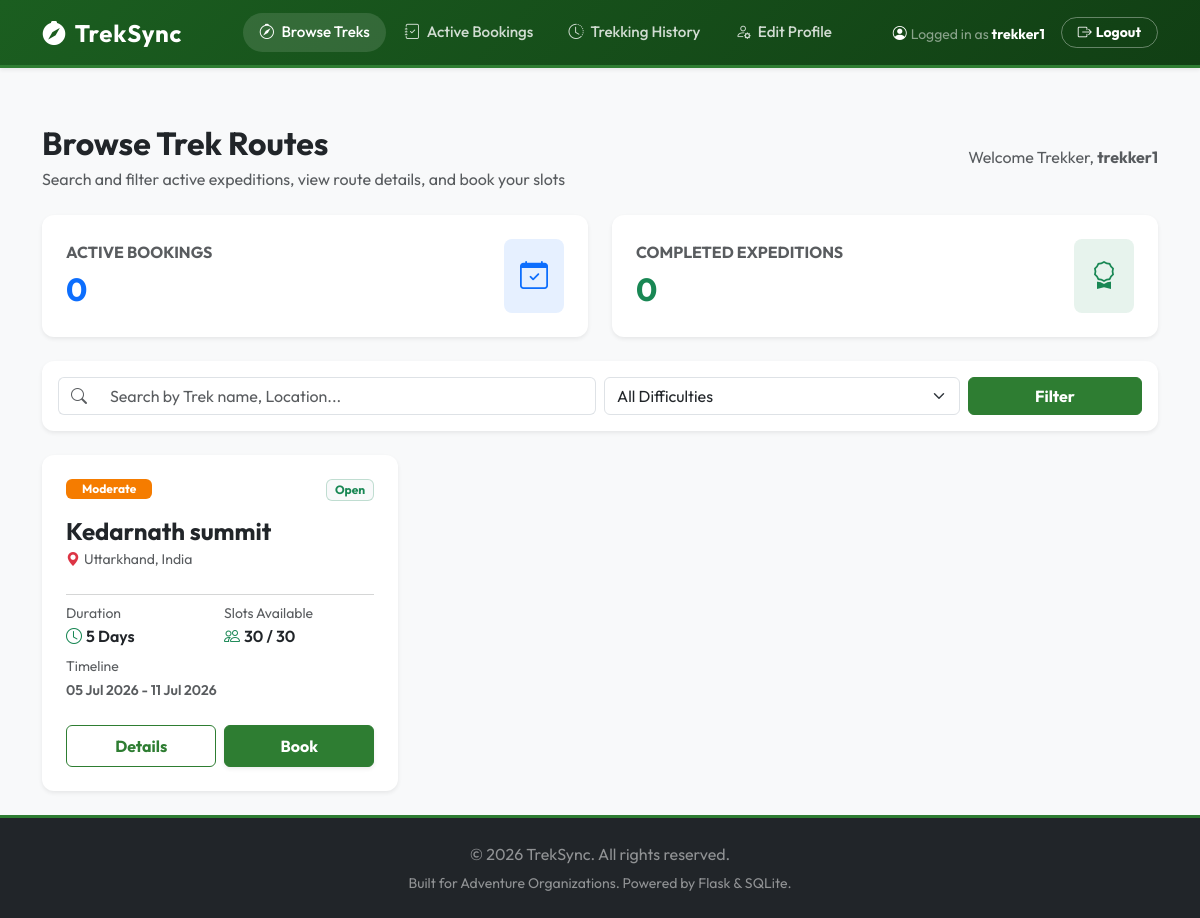
The app's page /trekker/dashboard (signed in), older data.
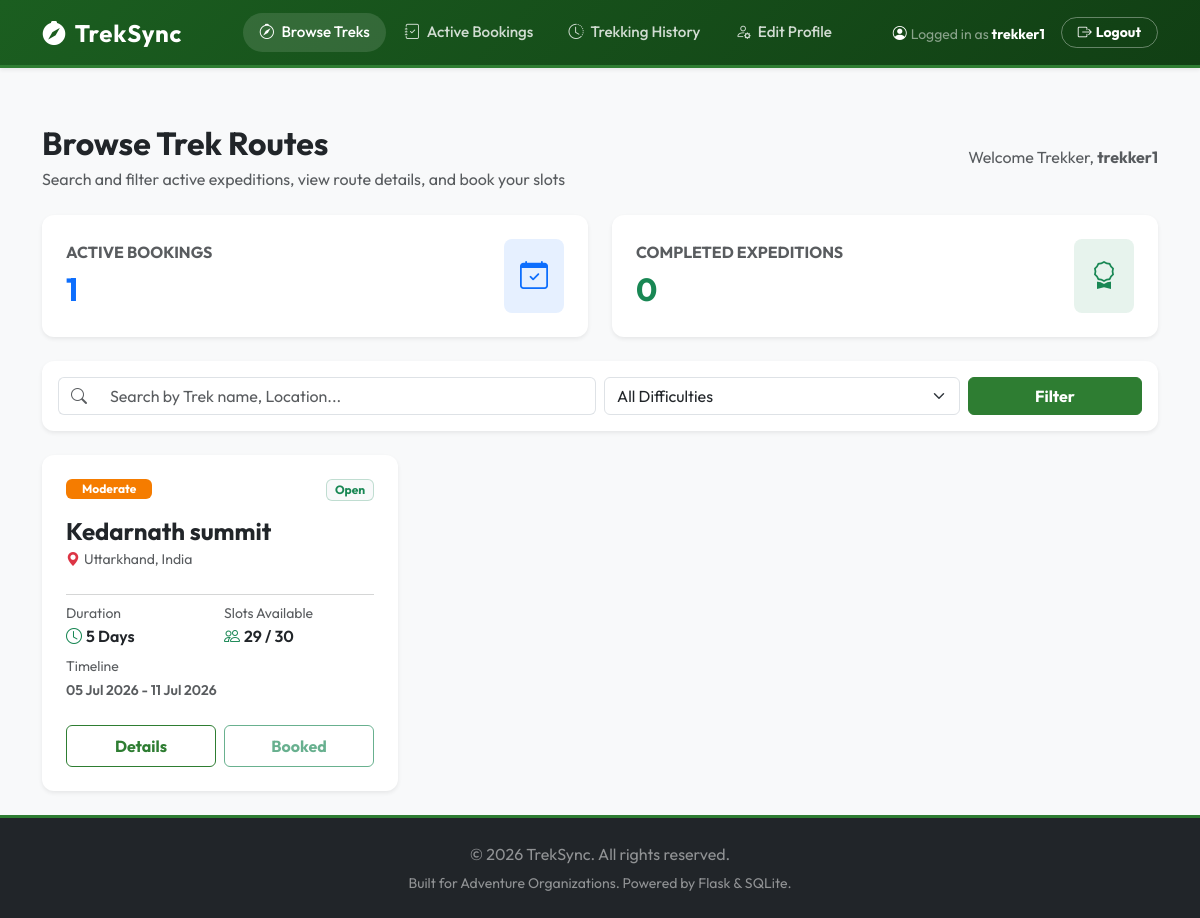
The same page, newer data.
### models.py (models this page shows, shortened)
class Trek(db.Model):
    __tablename__ = 'trek'
    id = db.Column(db.Integer, primary_key=True)
    name = db.Column(db.String(100), nullable=False)
    location = db.Column(db.String(100), nullable=False)
    difficulty = db.Column(db.String(20), nullable=False)  # 'Easy', 'Moderate', 'Hard'
    duration = db.Column(db.Integer, nullable=False)  # in days
    max_slots = db.Column(db.Integer, nullable=False)
    available_slots = db.Column(db.Integer, nullable=False)
    staff_id = db.Column(db.Integer, db.ForeignKey('user.id'), nullable=True)  # Assigned staff
    status = db.Column(db.String(20), default='Pending')  # 'Pending', 'Approved', 'Open', 'Closed', 'Completed'
    start_date = db.Column(db.Date, nullable=False)
    end_date = db.Column(db.Date, nullable=False)
    staff = db.relationship('User', back_populates='assigned_treks', foreign_keys=[staff_id])
    bookings = db.relationship('Booking', back_populates='trek', cascade="all, delete-orphan")

### app.py (the view)
@app.route('/trekker/dashboard')
@login_required
def trekker_dashboard():
    if current_user.role != 'trekker':
        flash('Access denied. Trekker role required.', 'error')
        return redirect(url_for('home'))
    search_query = request.args.get('q', '').strip()
    filter_difficulty = request.args.get('difficulty', '').strip()
    trek_query = Trek.query.filter_by(status='Open')
    if search_query:
        trek_query = trek_query.filter((Trek.name.like(f"%{search_query}%")) | (Trek.location.like(f"%{search_query}%")))
    if filter_difficulty:
        trek_query = trek_query.filter(Trek.difficulty == filter_difficulty)
    treks = trek_query.all()
    active_bookings_count = Booking.query.filter_by(user_id=current_user.id, status='Booked').count()
    completed_bookings_count = Booking.query.filter_by(user_id=current_user.id, status='Completed').count()
    booked_trek_ids = [b.trek_id for b in Booking.query.filter_by(user_id=current_user.id, status='Booked').all()]
    return render_template(
        'trekker/dashboard.html',
        treks=treks,
        active_bookings_count=active_bookings_count,
        completed_bookings_count=completed_bookings_count,
        booked_trek_ids=booked_trek_ids,
        search_query=search_query,
        filter_difficulty=filter_difficulty
    )

### app.py (called while the page is built)
@login_manager.user_loader
def load_user(user_id):
    return User.query.get(int(user_id))

### templates/trekker/dashboard.html (shortened to what the changed rows need)
{% extends "base.html" %}
{% block content %}
<div class="container">
    <div class="d-flex flex-column flex-md-row justify-content-between align-items-md-center gap-3 mb-4">
        <div>
            <h1 class="h2 fw-bold mb-1">Browse Trek Routes</h1>
        </div>
    </div>
    <div class="row g-4 mb-4">
        <div class="col-md-6">
            <div class="card stat-card bookings border-0 bg-white shadow-sm p-4">
                <div class="d-flex align-items-center justify-content-between">
                    <div>
                        <h6 class="text-muted text-uppercase mb-2 font-size-xs fw-bold">Active Bookings</h6>
                        <h2 class="fw-bold mb-0 text-primary">{{ active_bookings_count }}</h2>
                    </div>
                </div>
            </div>
        </div>
        <div class="col-md-6">
            <div class="card stat-card treks border-0 bg-white shadow-sm p-4">
                <div class="d-flex align-items-center justify-content-between">
                    <div>
                        <h2 class="fw-bold mb-0 text-success">{{ completed_bookings_count }}</h2>
                    </div>
                </div>
            </div>
        </div>
    </div>
    <div class="row g-4">
        {% if treks %}
            {% for trek in treks %}
                <div class="col-lg-4 col-md-6">
                    <div class="card h-100 border-0 shadow-sm bg-white">
                        <div class="card-body p-4 d-flex flex-column h-100">
                            <div class="d-flex justify-content-between align-items-start mb-3">
                                <span class="badge {% if trek.difficulty == 'Easy' %}badge-easy{% elif trek.difficulty == 'Moderate' %}badge-moderate{% else %}badge-hard{% endif %} py-1.5 px-3">
                                    {{ trek.difficulty }}
                                </span>
                                <span class="badge bg-light text-success border border-success border-opacity-25 py-1 px-2.5">
                                    {{ trek.status }}
                                </span>
                            </div>
                            <h4 class="card-title fw-bold mb-1">
                                <a href="{{ url_for('trekker_trek_detail', trek_id=trek.id) }}" class="text-dark text-decoration-none hover-link">
                                    {{ trek.name }}
                                </a>
                            </h4>
                            <p class="text-muted small mb-3"><i class="bi bi-geo-alt-fill text-danger me-1"></i>{{ trek.location }}</p>
                            <hr class="my-2 text-muted">
                            <div class="row g-2 mb-4">
                                <div class="col-6">
                                    <small class="text-muted d-block">Duration</small>
                                    <span class="fw-semibold text-dark"><i class="bi bi-clock me-1 text-success"></i>{{ trek.duration }} Days</span>
                                </div>
                                <div class="col-6">
                                    <small class="text-muted d-block">Slots Available</small>
                                    <span class="fw-semibold text-dark"><i class="bi bi-people me-1 text-success"></i>{{ trek.available_slots }} / {{ trek.max_slots }}</span>
                                </div>
                                <div class="col-12 mt-2">
                                    <small class="text-muted d-block">Timeline</small>
                                    <small class="fw-semibold text-muted">
                                        {{ trek.start_date.strftime('%d %b %Y') }} - {{ trek.end_date.strftime('%d %b %Y') }}
                                    </small>
                                </div>
                            </div>
                            <div class="mt-auto d-flex gap-2">
                                <a href="{{ url_for('trekker_trek_detail', trek_id=trek.id) }}" class="btn btn-outline-success w-50 py-2 fw-bold">
                                    Details
                                </a>
                                {% set is_already_booked = trek.id in booked_trek_ids %}
                                {% if trek.available_slots <= 0 %}
                                    <button class="btn btn-secondary w-50 py-2 fw-bold" disabled>
                                        Sold Out
                                    </button>
                                {% elif is_already_booked %}
                                    <button class="btn btn-outline-success w-50 py-2 fw-bold" disabled>
                                        Booked
                                    </button>
                                {% else %}
                                    <form action="{{ url_for('trekker_book_trek', trek_id=trek.id) }}" method="POST" class="w-50">
                                        <button type="submit" class="btn btn-success w-100 py-2 fw-bold shadow-sm">
                                            Book
                                        </button>
                                    </form>
                                {% endif %}
                            </div>
                        </div>
                    </div>
                </div>
            {% endfor %}
        {% else %}
            <div class="col-12 text-center py-5 text-muted">
                <i class="bi bi-compass fs-1 mb-2 d-block"></i>
                No treks found matching your filter criteria.
            </div>
        {% endif %}
    </div>
</div>
{% endblock %}

Row changes from the older to the newer data that the page shows:
changed Trek "Kedarnath summit": available_slots "30" → "29"; available_slots "Book" → "Booked"
Text that changed along with them:
{{ active_bookings_count }}: "0" → "1"
